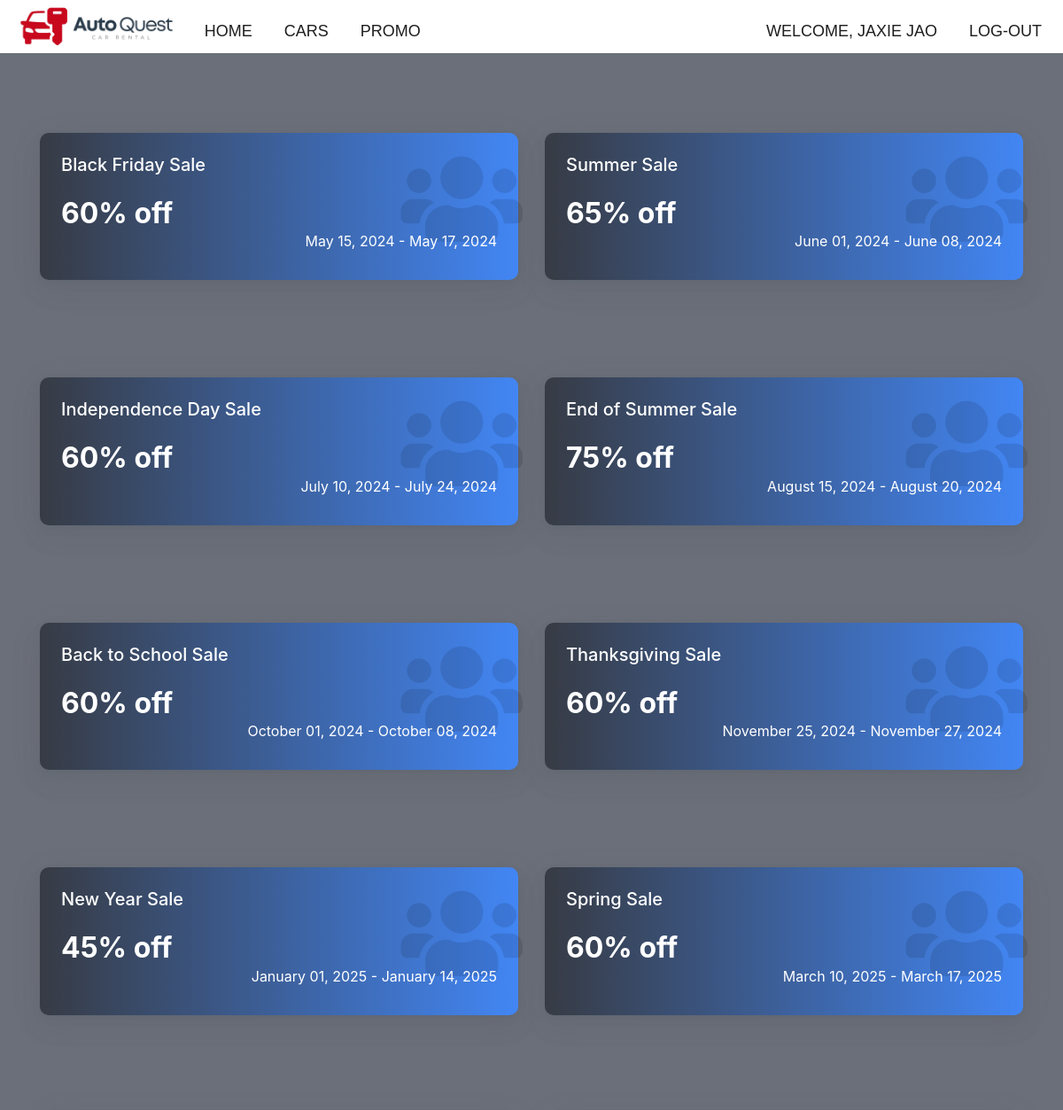
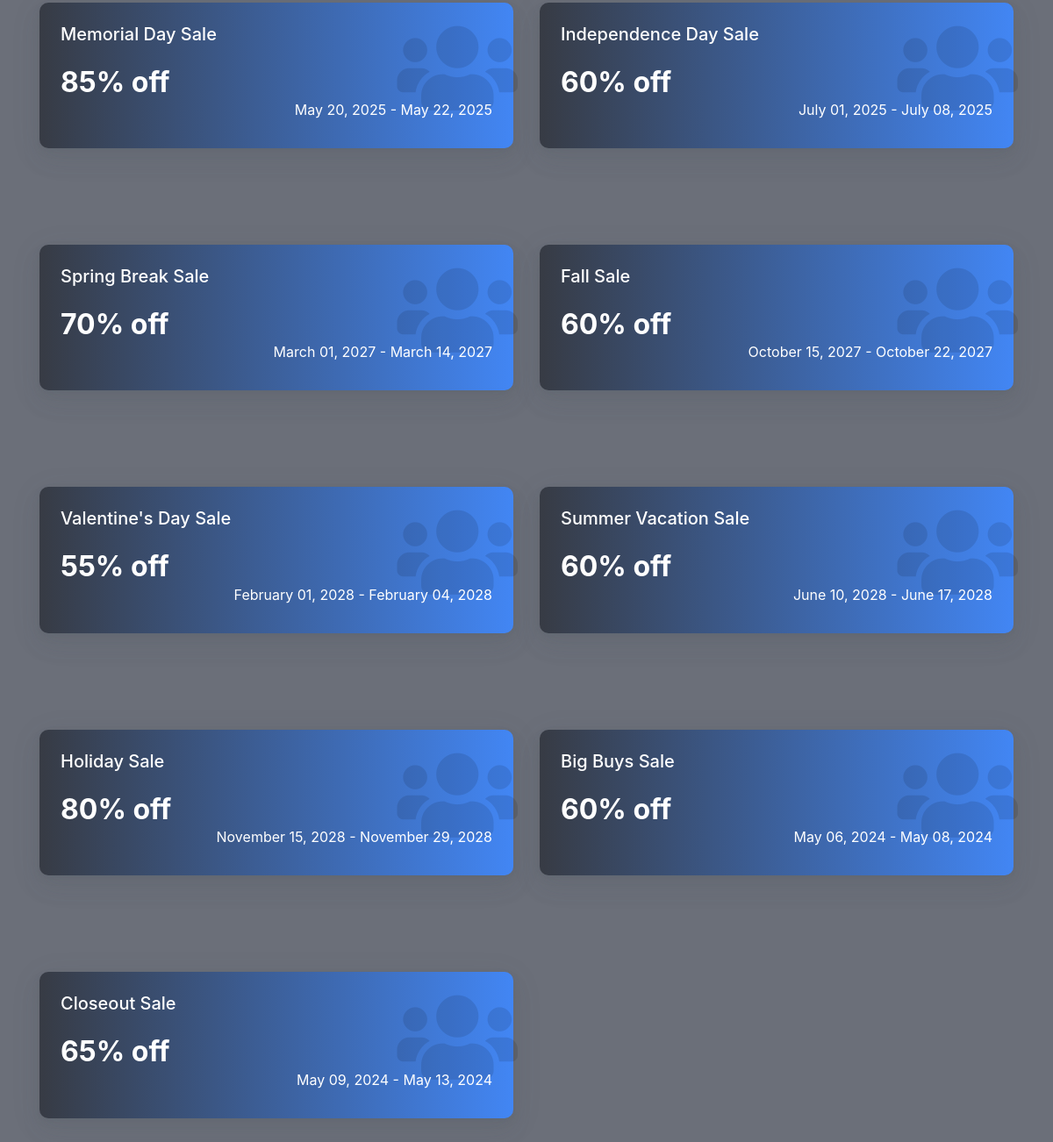
Page /promo (signed in) on the committed database (2 pictures, top to bottom).
### static/entities.py (models this page shows, shortened)
class User(db.Model,UserMixin):
    __tablename__ = 'user'
    driverLicense = db.Column(db.String(50), primary_key=True)
    name = db.Column(db.String(50), nullable=False)
    email = db.Column(db.String(50), nullable=False)
    verification_code = db.Column(db.String(50), nullable=True)
    addressID = db.Column(db.Integer, db.ForeignKey('address.addressID'), nullable = False)
    passwordHash = db.Column(db.String(length=60),nullable=False)
    type = db.Column(Enum('customer','employee'), default='customer', nullable=False)
    isDeleted = db.Column(db.Boolean, nullable=False, default=False)
    userPhoneNumbers = db.relationship('PhoneNumber', backref='user_owner')
    rents = db.relationship('Rent', backref='renters')
    @property
    def password(self):
        return self.password
    __mapper_args__ = {
        'polymorphic_identity': 'user',
        'polymorphic_on': type
    }

class Promotional(db.Model):
    __tablename__ = 'promotional'
    promotionalID = db.Column(db.Integer, primary_key=True)
    promoName = db.Column(db.String(50), nullable=False)
    classID = db.Column(db.Integer, db.ForeignKey('carClass.carClassID'), nullable=False)
    discountRate = db.Column(db.Integer, nullable=False)
    startPromoDate = db.Column(db.Date, nullable=False)
    endPromoDate = db.Column(db.Date, nullable=False)
    duration = db.Column(db.Integer, nullable=False)
    isDeleted = db.Column(db.Boolean, nullable=False, default=False)
    rents = db.relationship('Rent', backref='promo')

### static/routes.py (the view)
@app.route('/promo', methods=['GET', 'POST'])
def promo():
    promos = db.session.query(Promotional).all()
    return render_template('promo.html', promos=promos)

### static/__init__.py (called while the page is built)
@login_manager.user_loader
def load_user(user_id):
    return entities.User.query.get(user_id)

### static/templates/promo.html (shortened to what this page needs)
{% extends 'base.html'%}
{% block content%}
<html>
<link rel="stylesheet" href="https://cdnjs.cloudflare.com/ajax/libs/font-awesome/5.12.1/css/all.min.css" />
<body class="bodyBG">
<div class="container" >
    <div class="row " >
        {% for promo in promos %}
        <div class="col-xl-6 col-lg-6" >
            <div class="card l-bg-blue-dark">
                <div class="card-statistic-3 p-4">
                    <div class="card-icon card-icon-large"><i class="fas fa-users"></i></div>
                    <div class="mb-4">
                        <h5 class="card-title mb-0">{{promo.promoName}}</h5>
                    </div>
                    <div class="row align-items-center mb-2 d-flex">
                        <div class="col-8" style="font-weight:bold;">
                            <h2 class="d-flex align-items-center mb-0">
                                <b>
                                    {{ '%d' | format(promo.discountRate * 100) }}% off
                                </b>
                            </h2>
                        </div>
                        <div class="col-12 text-right">
                            <span>
                                {{ promo.startPromoDate.strftime('%B %d, %Y') }} - {{ promo.endPromoDate.strftime('%B %d, %Y') }}
                            </span>
                        </div>
                    </div>
                </div>
            </div>
        </div>
        {% endfor %}
    </div>
</div>
</body>
</html>
{% endblock %}

### static/templates/base.html (shortened to what this page needs)
<!doctype html>
<html lang="en">
   <head>
      <link rel="stylesheet" href="https://cdn.jsdelivr.net/npm/bootstrap@4.5.3/dist/css/bootstrap.min.css"
>
   </head>
   <body style="padding-top: 70px;">
    <nav class="navbar navbar-expand-md navbar-dark ">
      <p style="margin-top: 18px;">
        <img src="{{ url_for('static', filename='images/logo-horizontal.png')}}" width="auto" height="70" class="d-inline-block align-top" alt="">
      </p>
      <div class="collapse navbar-collapse" id="navbarNav">
        <ul class="navbar-nav mr-auto">
            <li class="nav-item active">
                <a class="nav-link" data-toggle="tooltip" data-placement="top" title="Main page" href="{{ url_for('index') }}">Home<span class="sr-only">(current)</span></a>
            </li>
            <li class="has-children">
              <a href="{{ url_for('Shop') }}" class="nav-link">Cars</a>
            </li>
            <li class="nav-item active">
              <a class="nav-link" data-toggle="tooltip" data-placement="top" title="Main page" href="{{ url_for('promo') }}">Promo<span class="sr-only">(current)</span></a>
            </li>
        </ul>
        {% if current_user.is_authenticated %}
        <ul class="navbar-nav">
          <li class="nav-item">
            <a class="nav-link"  href="{{ url_for('userPage', user_id=current_user.driverLicense) }}"  data-toggle="tooltip" data-placement="top">Welcome, {{ current_user.name }}</a>
          </li>
        </ul>
        <ul class="navbar-nav">
          <li class="nav-item">
              <a class="nav-link" href="{{ url_for('logout_page') }}" data-toggle="tooltip" data-placement="top" title="Logout">Log-out</a>
          </li>
        </ul>
        {% endif %}
      </div>
    </nav>
  {% block content %}{% endblock %}
  </body>
</html>

### static/templates/promo.html (style rules this page uses)
.bodyBG { background: #6b6f79; }
.card { border-radius: 10px; border: none; position: relative; margin-bottom: 30px; box-shadow: 0 0.46875rem 2.1875rem rgba(90,97,105,0.1), 0 0.9375rem 1.40625rem rgba(90,97,105,0.1), 0 0.25rem 0.53125rem rgba(90,97,105,0.12), 0 0.125rem 0.1875rem rgba(90,97,105,0.1); }
.l-bg-blue-dark { background: linear-gradient(to right, #373b44, #4286f4) !important; color: #fff; }
.card .card-statistic-3 .card-icon-large .fas, .card .card-statistic-3 .card-icon-large .far, .card .card-statistic-3 .card-icon-large .fab, .card .card-statistic-3 .card-icon-large .fal { font-size: 110px; }
.card .card-statistic-3 .card-icon { text-align: center; line-height: 50px; margin-left: 15px; color: #000; position: absolute; right: -5px; top: 20px; opacity: 0.1; }

### static/templates/base.html (style rules this page uses)
.card { margin-top: 10vh; }
nav { display: flex; justify-content: center; align-items: center; height: 60px; background-color: #ffffff; position: fixed !important; width: 100%; top: 0; z-index: 1000 !important; }
nav ul { margin: 0; padding: 0; list-style: none; }
nav li { display: inline-block; margin-left: 20px; padding-top: 15px; position: relative; }
nav a { color: #1e1e1e !important; text-decoration: none; text-transform: uppercase; font-size: 18px; position: relative; font-family: 'Gill Sans', 'Gill Sans MT', Calibri, 'Trebuchet MS', sans-serif; bottom: 2px; }
nav a::before { content: ""; display: block; height: 5px; background-color: #C8081D; position: absolute; top: calc(100% - 5px); width: 0%; transition: all ease-in-out 250ms; }

### rows in the picture
User: name "JAXIE JAO"
Promotional: promoName "Black Friday Sale", promo.discountRate*100 "60", startPromoDate "May 15, 2024", endPromoDate "May 17, 2024"
Promotional: promoName "Summer Sale", promo.discountRate*100 "65", startPromoDate "June 01, 2024", endPromoDate "June 08, 2024"
Promotional: promoName "Independence Day Sale", promo.discountRate*100 "60", startPromoDate "July 10, 2024", endPromoDate "July 24, 2024"
Promotional: promoName "End of Summer Sale", promo.discountRate*100 "75", startPromoDate "August 15, 2024", endPromoDate "August 20, 2024"
Promotional: promoName "Back to School Sale", promo.discountRate*100 "60", startPromoDate "October 01, 2024", endPromoDate "October 08, 2024"
Promotional: promoName "Thanksgiving Sale", promo.discountRate*100 "60", startPromoDate "November 25, 2024", endPromoDate "November 27, 2024"
Promotional: promoName "New Year Sale", promo.discountRate*100 "45", startPromoDate "January 01, 2025", endPromoDate "January 14, 2025"
Promotional: promoName "Spring Sale", promo.discountRate*100 "60", startPromoDate "March 10, 2025", endPromoDate "March 17, 2025"
Promotional: promoName "Memorial Day Sale", promo.discountRate*100 "85", startPromoDate "May 20, 2025", endPromoDate "May 22, 2025"
Promotional: promoName "Independence Day Sale", promo.discountRate*100 "60", startPromoDate "July 01, 2025", endPromoDate "July 08, 2025"
Promotional: promoName "Spring Break Sale", promo.discountRate*100 "70", startPromoDate "March 01, 2027", endPromoDate "March 14, 2027"
Promotional: promoName "Fall Sale", promo.discountRate*100 "60", startPromoDate "October 15, 2027", endPromoDate "October 22, 2027"
Promotional: promoName "Valentine's Day Sale", promo.discountRate*100 "55", startPromoDate "February 01, 2028", endPromoDate "February 04, 2028"
Promotional: promoName "Summer Vacation Sale", promo.discountRate*100 "60", startPromoDate "June 10, 2028", endPromoDate "June 17, 2028"
Promotional: promoName "Holiday Sale", promo.discountRate*100 "80", startPromoDate "November 15, 2028", endPromoDate "November 29, 2028"
Promotional: promoName "Big Buys Sale", promo.discountRate*100 "60", startPromoDate "May 06, 2024", endPromoDate "May 08, 2024"
Promotional: promoName "Closeout Sale", promo.discountRate*100 "65", startPromoDate "May 09, 2024", endPromoDate "May 13, 2024"
